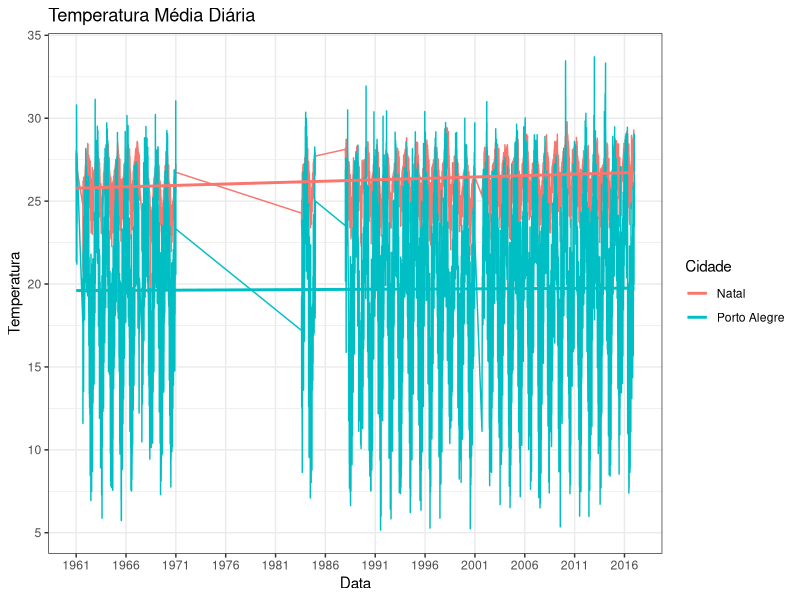
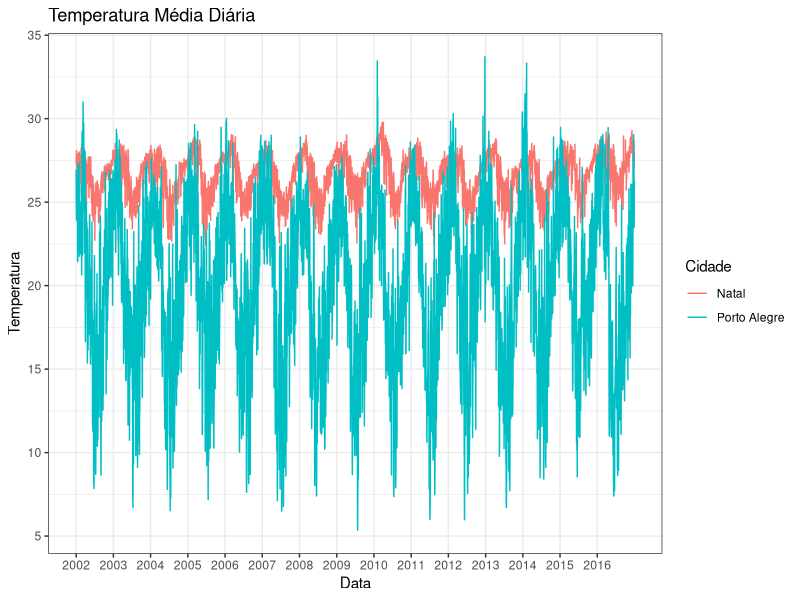
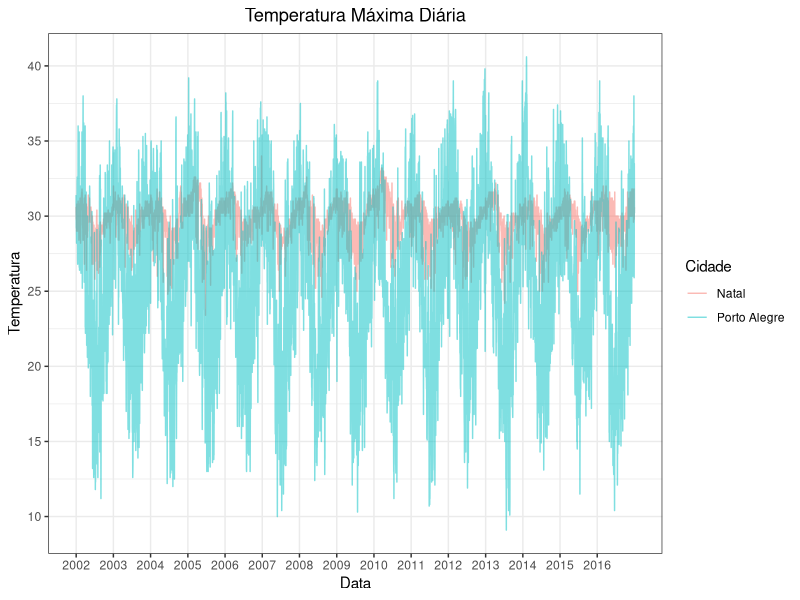

The R script that drew these images, in order:
## ---- chunk 1
knitr::opts_chunk$set(echo = TRUE, fig.align='center')
## ---- chunk 2
library(dplyr)
library(ggplot2)
theme_set(theme_bw())
library(lubridate)
library(reshape2)

# leitura dos dados de Natal

natal      <- as_data_frame(read.table(file="natal_completo.csv", sep=";", header=TRUE))
natal$Data <- dmy(natal$Data)

# remover NA

natal.media <- natal %>%
  select(Data, Temp.Comp.Media) %>%
  na.omit

# leitura dos dados de Porto Alegre

poa <- as_data_frame(read.table(file="portoalegre_completo.csv", sep=";", header=TRUE))

poa$Data <- dmy(poa$Data)

# remover NA

poa.media <- poa %>%
  select(Data, Temp.Comp.Media) %>%
  na.omit

# juntar os bancos de dados

media <- inner_join(poa.media, natal.media, by="Data")

# renomear as colunas

names(media) <- c("Data", "Porto Alegre", "Natal")

# preparacao final do banco de dados

media <- data_frame(Data=c(media$Data, media$Data), 
                    Cidade=rep(c("Porto Alegre", "Natal"), each=length(media$Data)), 
                    Temperatura=c(media$"Porto Alegre", media$Natal))

# grafico

ggplot(media, aes(x=Data, y=Temperatura, colour=Cidade)) +
  geom_line() +
  geom_smooth(method="lm", se=FALSE) +
  scale_x_date(breaks=seq(min(media$Data), max(media$Data), by="5 year"), date_labels="%Y", minor_breaks=seq(min(media$Data), max(media$Data), by="5 year")) +
  labs(title="Temperatura Média Diária") +
  scale_y_continuous(breaks=seq(0, 35, 5))
## ---- chunk 3
natal      <- as_data_frame(read.table(file="natal_completo.csv", sep=";", header=TRUE))
natal$Data <- dmy(natal$Data)

natal.media <- natal %>%
  select(Data, Temp.Comp.Media) %>%
  filter(Data>="2002-01-01") %>%
  na.omit

poa <- as_data_frame(read.table(file="portoalegre_completo.csv", sep=";", header=TRUE))

poa$Data <- dmy(poa$Data)

poa.media <- poa %>%
  select(Data, Temp.Comp.Media) %>%
  filter(Data>="2002-01-01") %>%
  na.omit

media <- inner_join(poa.media, natal.media, by="Data")

names(media) <- c("Data", "Porto Alegre", "Natal")

media <- data_frame(Data=c(media$Data, media$Data), 
                    Cidade=rep(c("Porto Alegre", "Natal"), each=length(media$Data)), 
                    Temperatura=c(media$"Porto Alegre", media$Natal))

ggplot(media, aes(x=Data, y=Temperatura, colour=Cidade)) +
  geom_line() +
  scale_x_date(breaks=seq(min(media$Data), max(media$Data), by="1 year"), date_labels="%Y", minor_breaks=seq(min(media$Data), max(media$Data), by="1 year")) +
  labs(title="Temperatura Média Diária") +
  scale_y_continuous(breaks=seq(0, 35, 5))
## ---- chunk 4
natal      <- as_data_frame(read.table(file="natal_completo.csv", sep=";", header=TRUE))
natal$Data <- dmy(natal$Data)

natal.media <- natal %>%
  select(Data, TempMaxima) %>%
  filter(Data>="2002-01-01") %>%
  na.omit

poa <- as_data_frame(read.table(file="portoalegre_completo.csv", sep=";", header=TRUE))

poa$Data <- dmy(poa$Data)

poa.media <- poa %>%
  select(Data, TempMaxima) %>%
  filter(Data>="2002-01-01") %>%
  na.omit

media <- inner_join(poa.media, natal.media, by="Data")

names(media) <- c("Data", "Porto Alegre", "Natal")

media <- data_frame(Data=c(media$Data, media$Data), 
                    Cidade=rep(c("Porto Alegre", "Natal"), each=length(media$Data)), 
                    Temperatura=c(media$"Porto Alegre", media$Natal))

ggplot(media, aes(x=Data, y=Temperatura, colour=Cidade)) +
  geom_line(alpha=.5) +
  scale_x_date(breaks=seq(min(media$Data), max(media$Data), by="1 year"), date_labels="%Y", minor_breaks=seq(min(media$Data), max(media$Data), by="1 year")) +
  labs(title="Temperatura Máxima Diária") +
  scale_y_continuous(breaks=seq(0, 40, 5)) +
  theme(plot.title = element_text(hjust = 0.5))
